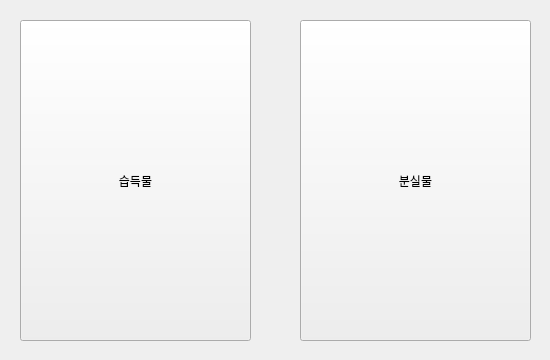
<?xml version="1.0" encoding="UTF-8"?>
<ui version="4.0">
 <class>Form</class>
 <widget class="QWidget" name="Form">
  <property name="geometry">
   <rect>
    <x>0</x>
    <y>0</y>
    <width>550</width>
    <height>360</height>
   </rect>
  </property>
  <property name="windowTitle">
   <string>분실물 센터 서비스</string>
  </property>
  <widget class="QPushButton" name="pushButton">
   <property name="geometry">
    <rect>
     <x>20</x>
     <y>20</y>
     <width>231</width>
     <height>321</height>
    </rect>
   </property>
   <property name="text">
    <string>습득물</string>
   </property>
  </widget>
  <widget class="QPushButton" name="pushButton_2">
   <property name="geometry">
    <rect>
     <x>300</x>
     <y>20</y>
     <width>231</width>
     <height>321</height>
    </rect>
   </property>
   <property name="text">
    <string>분실물</string>
   </property>
  </widget>
 </widget>
 <resources/>
 <connections>
  <connection>
   <sender>pushButton</sender>
   <signal>clicked()</signal>
   <receiver>Form</receiver>
   <slot>menu_founds()</slot>
   <hints>
    <hint type="sourcelabel">
     <x>158</x>
     <y>89</y>
    </hint>
    <hint type="destinationlabel">
     <x>266</x>
     <y>72</y>
    </hint>
   </hints>
  </connection>
  <connection>
   <sender>pushButton_2</sender>
   <signal>clicked()</signal>
   <receiver>Form</receiver>
   <slot>menu_losts()</slot>
   <hints>
    <hint type="sourcelabel">
     <x>345</x>
     <y>194</y>
    </hint>
    <hint type="destinationlabel">
     <x>275</x>
     <y>199</y>
    </hint>
   </hints>
  </connection>
 </connections>
 <slots>
  <slot>menu_founds()</slot>
  <slot>menu_losts()</slot>
 </slots>
</ui>
